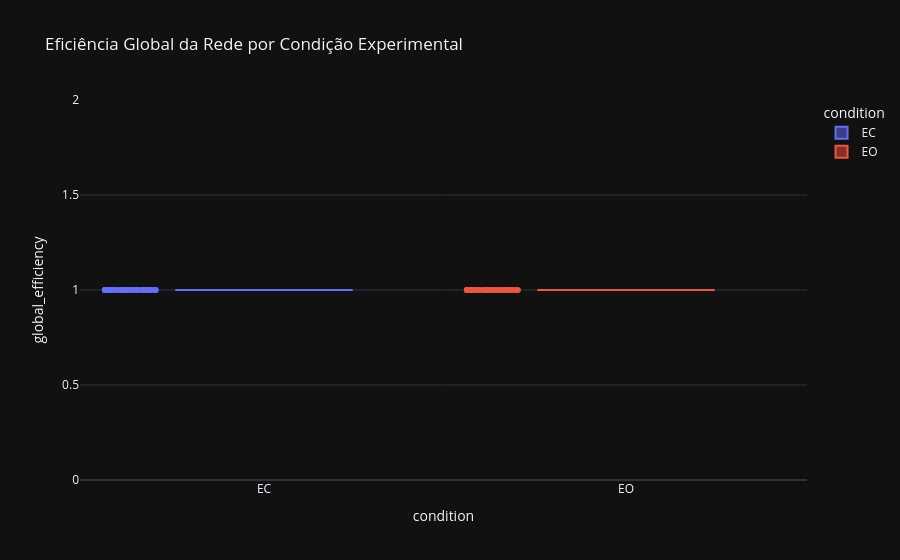

Notebook code for this chart:
### Markdown cell above
Eficiência global

### Code cell
fig = px.box(
    df_global,
    x="condition",
    y="global_efficiency",
    color="condition",
    points="all",
    title="Eficiência Global da Rede por Condição Experimental"
)
fig.show()

### Figure 1 — Plotly figure (JSON) as saved in the notebook; plotly's stock layout.template omitted (floating-point values rounded to 4 significant figures)
{"data": [{"alignmentgroup": "True", "boxpoints": "all", "hovertemplate": "condition=%{x}<br>global_efficiency=%{y}<extra></extra>", "legendgroup": "EC", "marker": {"color": "#636efa"}, "name": "EC", "notched": false, "offsetgroup": "EC", "orientation": "v", "showlegend": true, "type": "box", "x": ["EC", "EC", "EC", "EC", "EC", "EC", "EC", "EC", "EC", "EC", "EC", "EC", "EC", "EC", "EC", "EC", "EC", "EC", "EC", "EC", "EC", "EC", "EC", "EC", "EC", "EC", "EC", "EC", "EC", "EC", "EC", "EC", "EC", "EC", "EC", "EC", "EC", "EC", "EC", "EC", "EC", "EC", "EC", "EC", "EC", "EC", "EC", "EC", "EC", "EC", "EC", "EC", "EC", "EC"], "x0": " ", "xaxis": "x", "y": [1.0, 1.0, 1.0, 1.0, 1.0, 1.0, 1.0, 1.0, 1.0, 1.0, 1.0, 1.0, 1.0, 1.0, 1.0, 1.0, 1.0, 1.0, 1.0, 1.0, 1.0, 1.0, 1.0, 1.0, 1.0, 1.0, 1.0, 1.0, 1.0, 1.0, 1.0, 1.0, 1.0, 1.0, 1.0, 1.0, 1.0, 1.0, 1.0, 1.0, 1.0, 1.0, 1.0, 1.0, 1.0, 1.0, 1.0, 1.0, 1.0, 1.0, 1.0, 1.0, 1.0, 1.0], "y0": " ", "yaxis": "y"}, {"alignmentgroup": "True", "boxpoints": "all", "hovertemplate": "condition=%{x}<br>global_efficiency=%{y}<extra></extra>", "legendgroup": "EO", "marker": {"color": "#EF553B"}, "name": "EO", "notched": false, "offsetgroup": "EO", "orientation": "v", "showlegend": true, "type": "box", "x": ["EO", "EO", "EO", "EO", "EO", "EO", "EO", "EO", "EO", "EO", "EO", "EO", "EO", "EO", "EO", "EO", "EO", "EO", "EO", "EO", "EO", "EO", "EO", "EO", "EO", "EO", "EO", "EO", "EO", "EO", "EO", "EO", "EO", "EO", "EO", "EO", "EO", "EO", "EO", "EO", "EO", "EO", "EO", "EO", "EO", "EO", "EO", "EO", "EO", "EO", "EO", "EO", "EO", "EO"], "x0": " ", "xaxis": "x", "y": [1.0, 1.0, 1.0, 1.0, 1.0, 1.0, 1.0, 1.0, 1.0, 1.0, 1.0, 1.0, 1.0, 1.0, 1.0, 1.0, 1.0, 1.0, 1.0, 1.0, 1.0, 1.0, 1.0, 1.0, 1.0, 1.0, 1.0, 1.0, 1.0, 1.0, 1.0, 1.0, 1.0, 1.0, 1.0, 1.0, 1.0, 1.0, 1.0, 1.0, 1.0, 1.0, 1.0, 1.0, 1.0, 1.0, 1.0, 1.0, 1.0, 1.0, 1.0, 1.0, 1.0, 1.0], "y0": " ", "yaxis": "y"}], "layout": {"boxmode": "overlay", "legend": {"title": {"text": "condition"}, "tracegroupgap": 0}, "title": {"text": "Eficiência Global da Rede por Condição Experimental"}, "xaxis": {"anchor": "y", "categoryarray": ["EC", "EO"], "categoryorder": "array", "domain": [0, 1], "title": {"text": "condition"}}, "yaxis": {"anchor": "x", "domain": [0, 1], "title": {"text": "global_efficiency"}}}}
